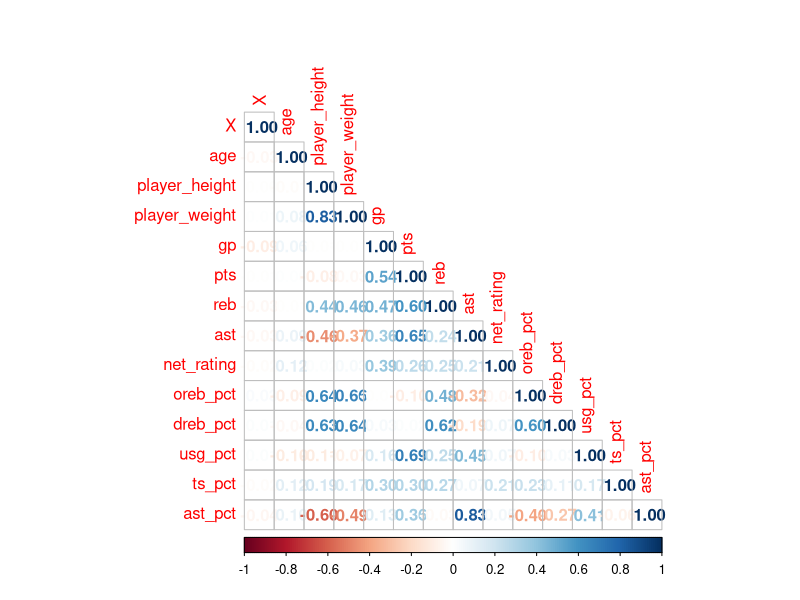

Reproduce this figure in R.
library(tidyverse)
library(here)
nba_15<-read.csv(here('data', 'nba_2015-16.csv'))

library(corrplot) 
num <- nba_15[,sapply(nba_15,is.numeric)] 
 
corrplot(cor(num), method = 'number', type = 'lower') 
